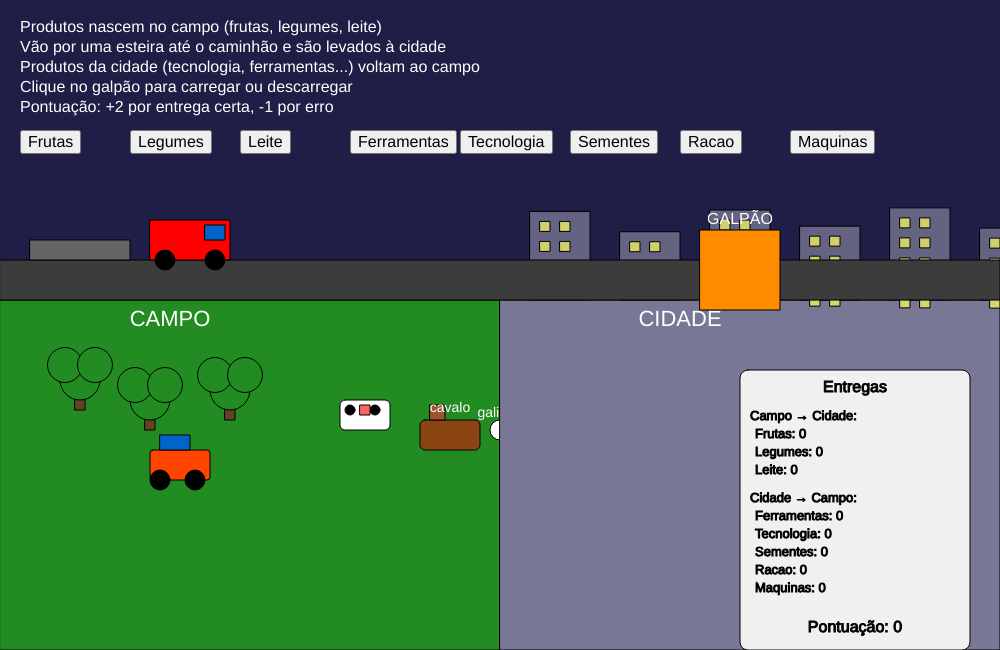
Frame 1 (no input)
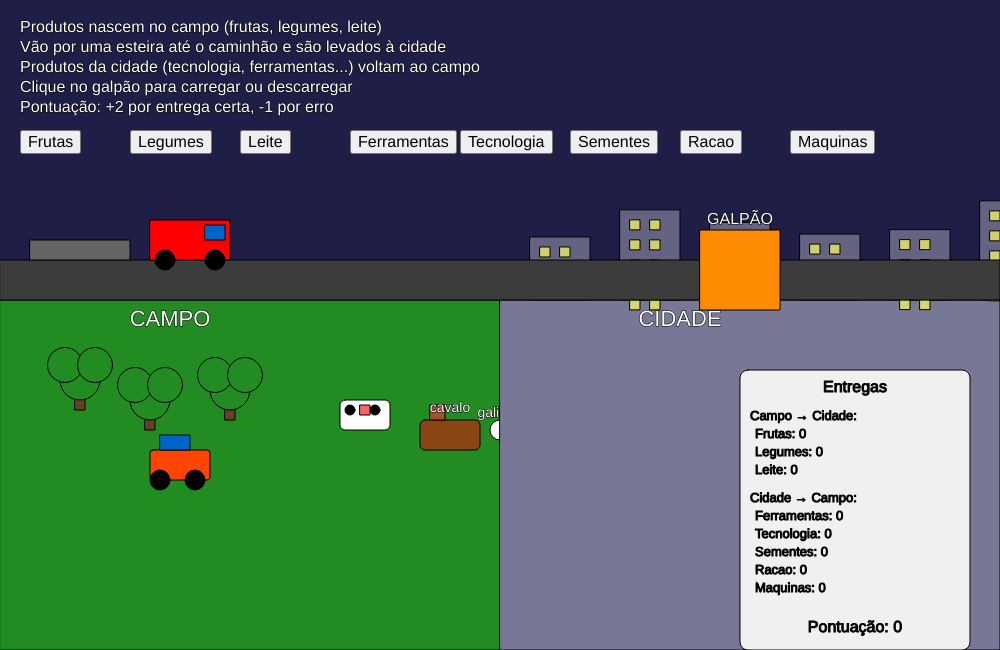
Frame 60 (no input)
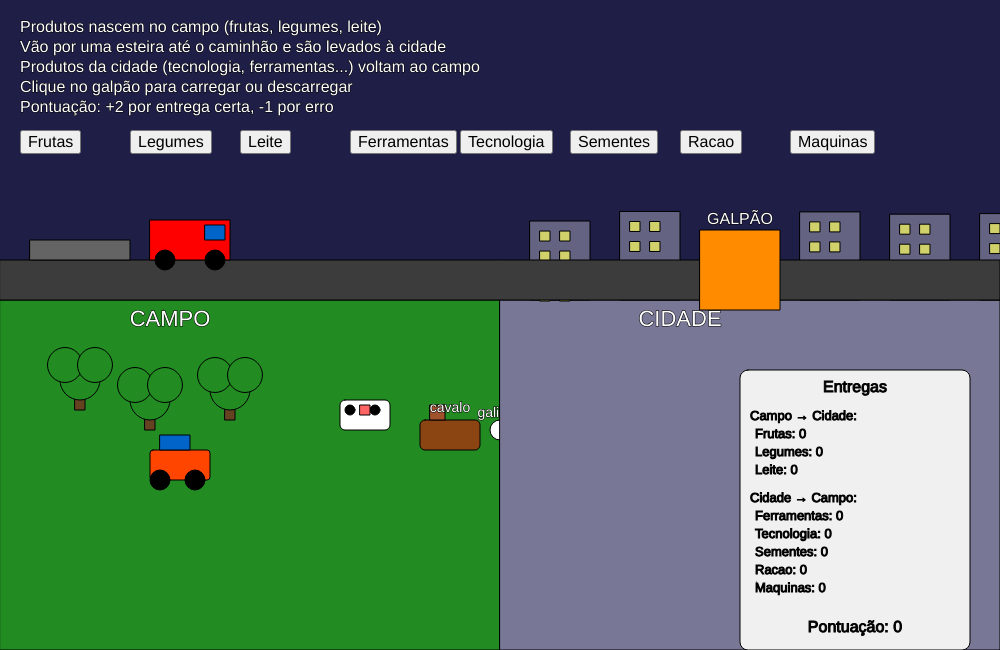
Frame 120 (the mouse pressed at the canvas centre since frame 60)

The p5.js sketch that drew these frames (run headless with seeded random() and noise() and a simulated clock; from frame 60 on, the mouse is pressed at the canvas centre):

// p5.js sketch
// ── sketch.js
// Variáveis principais
let caminhaoX = 150;
let velocidade = 3;
let produtoSelecionado = "";
let produtoNaEsteira = false;
let carregado = false;
let produtoNoCaminhao = "";
let etapa = "paradoCampo";
let pontuacao = 0;

// Mensagem de feedback da pontuação
let mensagemPonto = "";
let tempoMensagem = 0;

const galpaoX = 700;
const galpaoY = 230;
const galpaoW = 80;
const galpaoH = 80;

const produtosCampo = ["Frutas", "Legumes", "Leite"];
const produtosCidade = ["Ferramentas", "Tecnologia", "Sementes", "Racao", "Maquinas"];

let entregasCampo = {
  "Ferramentas": 0,
  "Tecnologia": 0,
  "Sementes": 0,
  "Racao": 0,
  "Maquinas": 0
};

let entregasCidade = {
  "Frutas": 0,
  "Legumes": 0,
  "Leite": 0
};

let botoesProdutos = [];

function setup() {
  createCanvas(1000, 650);
  textFont('Arial');

  const todosProdutos = [...produtosCampo, ...produtosCidade];
  todosProdutos.forEach((p, i) => {
    let btn = createButton(p);
    btn.position(20 + i * 110, 130);
    btn.style('font-size', '16px');
    btn.mousePressed(() => {
      if (etapa !== "paradoCampo" && etapa !== "paradoCidade") return;
      produtoSelecionado = p;
      if (etapa === "paradoCampo") {
        if (produtosCampo.includes(p)) {
          produtoNaEsteira = true;
        } else {
          pontuacao = max(0, pontuacao - 1);
          mostraMensagem("-1 ponto por erro!");
        }
      } else if (etapa === "paradoCidade") {
        if (!produtosCidade.includes(p)) {
          pontuacao = max(0, pontuacao - 1);
          mostraMensagem("-1 ponto por erro!");
        }
      }
    });
    botoesProdutos.push(btn);
  });
}

function draw() {
  background(30, 30, 70);
  drawInstrucoes();
  drawCampo();
  drawCidade();
  drawEstrada();
  drawEsteira();
  drawCaminhao();
  drawGalpao();
  drawTabela();

  if (produtoNaEsteira) {
    fill(255, 255, 0);
    rect(35, 245, 20, 10);
    fill(0);
    textSize(12);
    text(produtoSelecionado, 60, 250);
  }

  if (carregado) {
    fill(0, 255, 0);
    rect(caminhaoX + 20, 190, 40, 20);
    fill(0);
    textSize(14);
    textAlign(CENTER, CENTER);
    text(produtoNoCaminhao, caminhaoX + 40, 200);
  }

  if (etapa === "indoCidade") {
    caminhaoX += velocidade;
    if (caminhaoX >= galpaoX - 80) {
      caminhaoX = galpaoX - 80;
      etapa = "paradoCidade";
      entregasCidade[produtoNoCaminhao]++;
      pontuacao += 2;
      mostraMensagem("+2 pontos por entrega correta!");
      carregado = false;
      produtoNoCaminhao = "";
      produtoSelecionado = "";
    }
  } else if (etapa === "voltando") {
    caminhaoX -= velocidade;
    if (caminhaoX <= 150) {
      caminhaoX = 150;
      etapa = "paradoCampo";
      entregasCampo[produtoNoCaminhao]++;
      pontuacao += 2;
      mostraMensagem("+2 pontos por entrega correta!");
      carregado = false;
      produtoNoCaminhao = "";
      produtoSelecionado = "";
      produtoNaEsteira = false;
    }
  }

  if (tempoMensagem > 0) {
    fill(255);
    textSize(20);
    textAlign(CENTER, CENTER);
    text(mensagemPonto, width / 2, 50);
    tempoMensagem--;
  }
}

function mostraMensagem(texto) {
  mensagemPonto = texto;
  tempoMensagem = 120;
}

function mousePressed() {
  if (
    mouseX > galpaoX &&
    mouseX < galpaoX + galpaoW &&
    mouseY > galpaoY &&
    mouseY < galpaoY + galpaoH
  ) {
    if (etapa === "paradoCampo" && produtoNaEsteira && produtoSelecionado !== "") {
      produtoNoCaminhao = produtoSelecionado;
      carregado = true;
      produtoNaEsteira = false;
      etapa = "indoCidade";
    } else if (etapa === "paradoCidade" && produtoSelecionado !== "") {
      if (produtosCidade.includes(produtoSelecionado)) {
        produtoNoCaminhao = produtoSelecionado;
        carregado = true;
        etapa = "voltando";
      } else {
        pontuacao = max(0, pontuacao - 1);
        mostraMensagem("-1 ponto por erro!");
      }
    }
  }
}

function drawInstrucoes() {
  fill(255);
  textSize(16);
  textAlign(LEFT, TOP);
  text("Produtos nascem no campo (frutas, legumes, leite)", 20, 20);
  text("Vão por uma esteira até o caminhão e são levados à cidade", 20, 40);
  text("Produtos da cidade (tecnologia, ferramentas...) voltam ao campo", 20, 60);
  text("Clique no galpão para carregar ou descarregar", 20, 80);
  text("Pontuação: +2 por entrega certa, -1 por erro", 20, 100);
}

function drawEstrada() {
  fill(60);
  rect(0, 260, width, 40);
}

function drawEsteira() {
  fill(100);
  rect(30, 240, 100, 20);
}

function drawGalpao() {
  fill(255, 140, 0);
  rect(galpaoX, galpaoY, galpaoW, galpaoH);
  fill(255);
  textSize(16);
  textAlign(CENTER, CENTER);
  text("GALPÃO", galpaoX + galpaoW / 2, galpaoY - 10);
}

function drawCaminhao() {
  fill(255, 0, 0);
  rect(caminhaoX, 220, 80, 40);
  fill(0, 100, 200);
  rect(caminhaoX + 55, 225, 20, 15);
  fill(0);
  ellipse(caminhaoX + 15, 260, 20);
  ellipse(caminhaoX + 65, 260, 20);
}

function drawCampo() {
  fill(34, 139, 34);
  rect(0, 300, width / 2, 350);
  drawArvore(80, 380);
  drawArvore(150, 400);
  drawArvore(230, 390);
  drawVaca(340, 400);
  drawCavalo(420, 420);
  drawGalinha(500, 430);
  drawTrator(150, 450);

  fill(255);
  textSize(22);
  textAlign(CENTER, CENTER);
  text("CAMPO", 170, 320);
}

function drawCidade() {
  fill(120, 120, 150);
  rect(width / 2, 300, width / 2, 350);
  for (let x = width / 2 + 30; x < width; x += 90) {
    let h = random(60, 100);
    fill(100, 100, 130);
    rect(x, 300 - h, 60, h);
    fill(255, 255, 100, 180);
    for (let wy = 300 - h + 10; wy < 300; wy += 20) {
      for (let wx = x + 10; wx < x + 50; wx += 20) {
        rect(wx, wy, 10, 10);
      }
    }
  }
  fill(255);
  textSize(22);
  textAlign(CENTER, CENTER);
  text("CIDADE", 680, 320);
}

function drawTabela() {
  let tabX = 740;
  let tabY = 370;
  let tabW = 230;
  let tabH = 280;

  fill(240);
  stroke(0);
  rect(tabX, tabY, tabW, tabH, 8);

  fill(0);
  textSize(16);
  textAlign(CENTER, TOP);
  text("Entregas", tabX + tabW / 2, tabY + 10);

  textSize(13);
  textAlign(LEFT, TOP);
  let y = tabY + 40;

  text("Campo → Cidade:", tabX + 10, y);
  y += 18;
  for (let p of Object.keys(entregasCidade)) {
    text(`${p}: ${entregasCidade[p]}`, tabX + 15, y);
    y += 18;
  }

  y += 10;
  text("Cidade → Campo:", tabX + 10, y);
  y += 18;
  for (let p of Object.keys(entregasCampo)) {
    text(`${p}: ${entregasCampo[p]}`, tabX + 15, y);
    y += 18;
  }

  y += 20;
  fill(0);
  textSize(16);
  textAlign(CENTER, TOP);
  text(`Pontuação: ${pontuacao}`, tabX + tabW / 2, y);
}

function drawArvore(x, y) {
  fill(101, 67, 33);
  rect(x - 5, y, 10, 30);
  fill(34, 139, 34);
  ellipse(x, y, 40, 40);
  ellipse(x - 15, y - 15, 35, 35);
  ellipse(x + 15, y - 15, 35, 35);
}

function drawVaca(x, y) {
  fill(255);
  rect(x, y, 50, 30, 5);
  fill(0);
  ellipse(x + 10, y + 10, 10);
  ellipse(x + 35, y + 10, 10);
  fill(255, 100, 100);
  rect(x + 20, y + 5, 10, 10);
}

function drawCavalo(x, y) {
  fill(139, 69, 19);
  rect(x, y, 60, 30, 5);
  fill(160, 82, 45);
  rect(x + 10, y - 15, 15, 15);

  fill(255);
  textSize(14);
  textAlign(CENTER, BOTTOM);
  text("cavalo", x + 30, y - 5);
}

function drawGalinha(x, y) {
  fill(255);
  ellipse(x, y, 20, 20);
  fill(255, 0, 0);
  triangle(x + 5, y, x + 10, y - 5, x + 10, y + 5);

  fill(255);
  textSize(14);
  textAlign(CENTER, BOTTOM);
  text("galinha", x, y - 10);
}

function drawTrator(x, y) {
  fill(255, 69, 0);
  rect(x, y, 60, 30, 3);
  fill(0);
  ellipse(x + 10, y + 30, 20);
  ellipse(x + 45, y + 30, 20);
  fill(0, 100, 200);
  rect(x + 10, y - 15, 30, 15);
}
